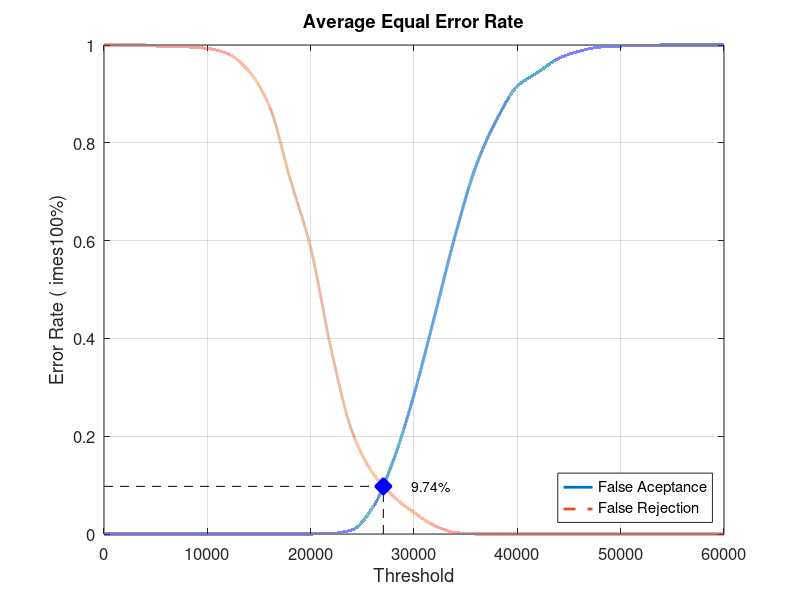
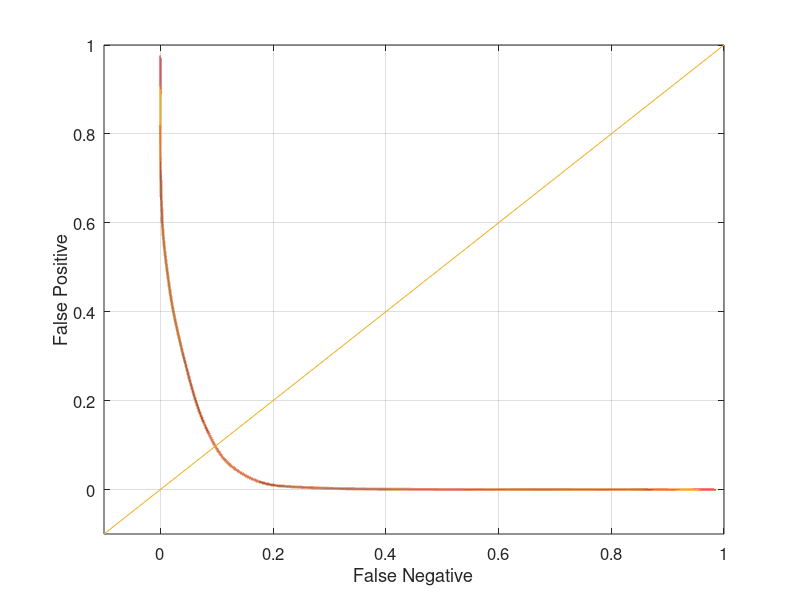

Recreate these plots in MATLAB, in order.
close all;
clear;
clc;
x = 0:2000:60000;
xq = 0:0.5:60000;

y0 = [0 0 0 0 0 0 0 0 0 0 0 0.00105263 0.00842105 0.0536842 0.150526 0.285263 0.446316 0.611579 0.752632 0.847368 0.915789 0.944211 0.972632 0.987368 0.99579 0.997895 0.998947 1 1 1 1]
yy0 = interp1(x, y0, xq, 'pchip');
y1 = [1 1 1 0.996 0.996 0.993 0.982 0.947 0.875 0.727 0.585 0.376 0.21 0.125 0.077 0.044 0.017 0.003 0 0 0 0 0 0 0 0 0 0 0 0 0]
yy1 = interp1(x, y1, xq, 'pchip');

% Calculating EER: 
y2 = abs(y0 - y1);
find(y2 == min(y2))
yy2 = abs(yy0 - yy1);
xEER = find(yy2 == min(yy2));
xEERIndex = xq(xEER) % X-axis EER
yEER = yy0(xEER) % Y-axis EER

main = figure
plot(xq, yy0,'-','LineWidth', 2);	hold on
plot(xq, yy1,'--','LineWidth', 2);	hold on
plot([xEERIndex xEERIndex], [0 yEER], 'k--');	hold on
plot([0 xEERIndex], [yEER yEER], 'k--');	hold on
plot(xEERIndex, yEER, 'bx', 'LineWidth', 10);	hold on
text(xEERIndex + 10 * xEERIndex / 100, yEER, [num2str(round((10000 * yEER)) / 100) '%'])
legend('False Aceptance', 'False Rejection', 'Location', 'SouthEast')
xlabel('Threshold')
ylabel('Error Rate (	imes100%)')
title('Average Equal Error Rate')
set(gca, 'FontSize', 12)
axis([0 60000 0 1])
grid on

print(main, 'Database4AverageMain', '-dpng');
FNRxFPR = figure('Color', [1 1 1]);
plot(yy1, yy0, '-', yy1, yy0, 'LineWidth', 2);
hold on
y = -0.1:0.1:1
plot(y, y); 
set(gca, 'FontSize', 12)
xlabel('False Negative')
ylabel('False Positive')
axis([-0.1 1 -0.1 1])
set(gca, 'FontSize', 12)
grid on

print(FNRxFPR, 'Database4AverageFNRxFPR','-dpng');
